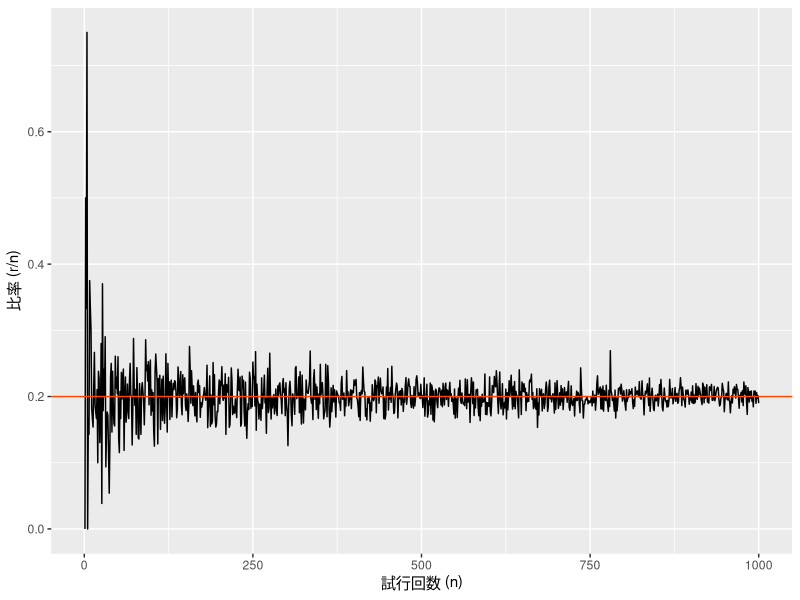
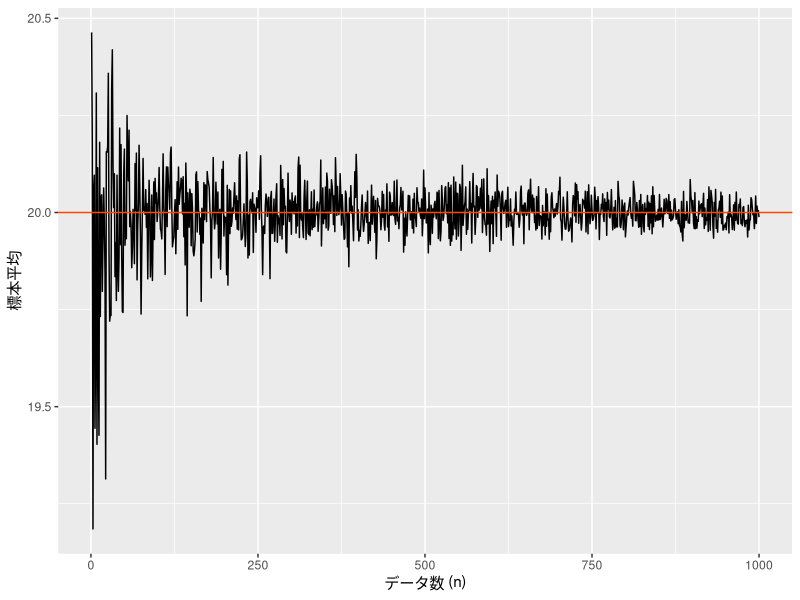
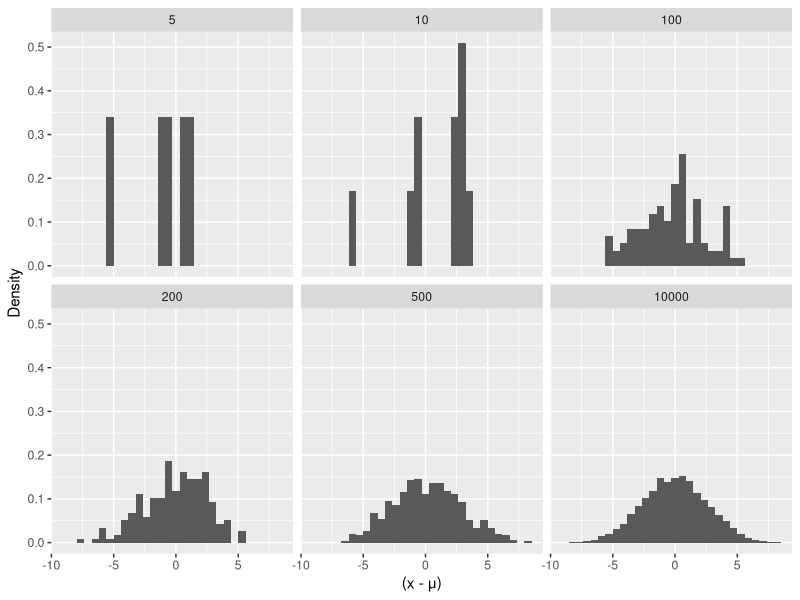

Generate these figures, in order, with R:
## ---- chunk 1
#| echo: false
#| message: false
#| warnings: false
library(tidyverse)
library(flextable)
## ---- chunk 2
library(tibble)
p = 0.2    # 真の確率
n = 1:1000 # データ数
r = sapply(n, rbinom, size = 1, prob = p) # 事象の回数
ratio = sapply(r, sum) / n # n, p, r における r の比率
data = tibble(n, ratio) # データを tibble にまとめる
## ---- chunk 3
#| fig.cap: 実験の試行回数が増えれば増えるほど、$r$ が起きる比率は真の確率 $p$ に収束しています。
ggplot(data) + 
  geom_line(aes(x = n, y = ratio)) + 
  geom_hline(yintercept = p, color = "orangered") +
  scale_x_continuous("試行回数 (n)") +
  scale_y_continuous("比率 (r/n)")
## ---- chunk 4
mu = 20    # 真の平均値
s = 1      # 真の標準偏差
n = 1:1000 # データ数
x = sapply(n, rnorm, mean = mu, sd = s) # 事象の回数
xbar = sapply(x, mean) # n, p, r における r の比率
data = tibble(n, xbar) # データを tibble にまとめる
## ---- chunk 5
#| fig.cap: データの数が増えれば増えるほど、標本平均は真の平均値 μ に収束しています。
ggplot(data) + 
  geom_line(aes(x = n, y = xbar)) + 
  geom_hline(yintercept = mu, color = "orangered") +
  scale_x_continuous("データ数 (n)") +
  scale_y_continuous("標本平均")
## ---- chunk 6
nokogirimoku = function(n) {
  n_samples = 5
  x = replicate(n, runif(n_samples, 30, 50))
  m = apply(x, 2, mean)
  tibble(xbar = m)
}
n = c(5, 10, 100, 200, 500, 10000)

data = tibble(n) |> 
  mutate(x = map(n, nokogirimoku)) |> 
  unnest(x) |> 
  mutate(delta = (xbar - 40)) |> 
  mutate(n = factor(n))
## ---- chunk 7
#| fig.cap: 実験回数を 5, 10, 100, 200, 500, 10000 にしたとき、5個体のノコギリモクから求めた標本平均と真の平均値の差は正規分布に収束しています。
ggplot(data) + 
  geom_histogram(aes(x = delta, y = ..density..)) + 
  scale_x_continuous("(x - μ)") +
  scale_y_continuous("Density") +
  facet_wrap(vars(n))
